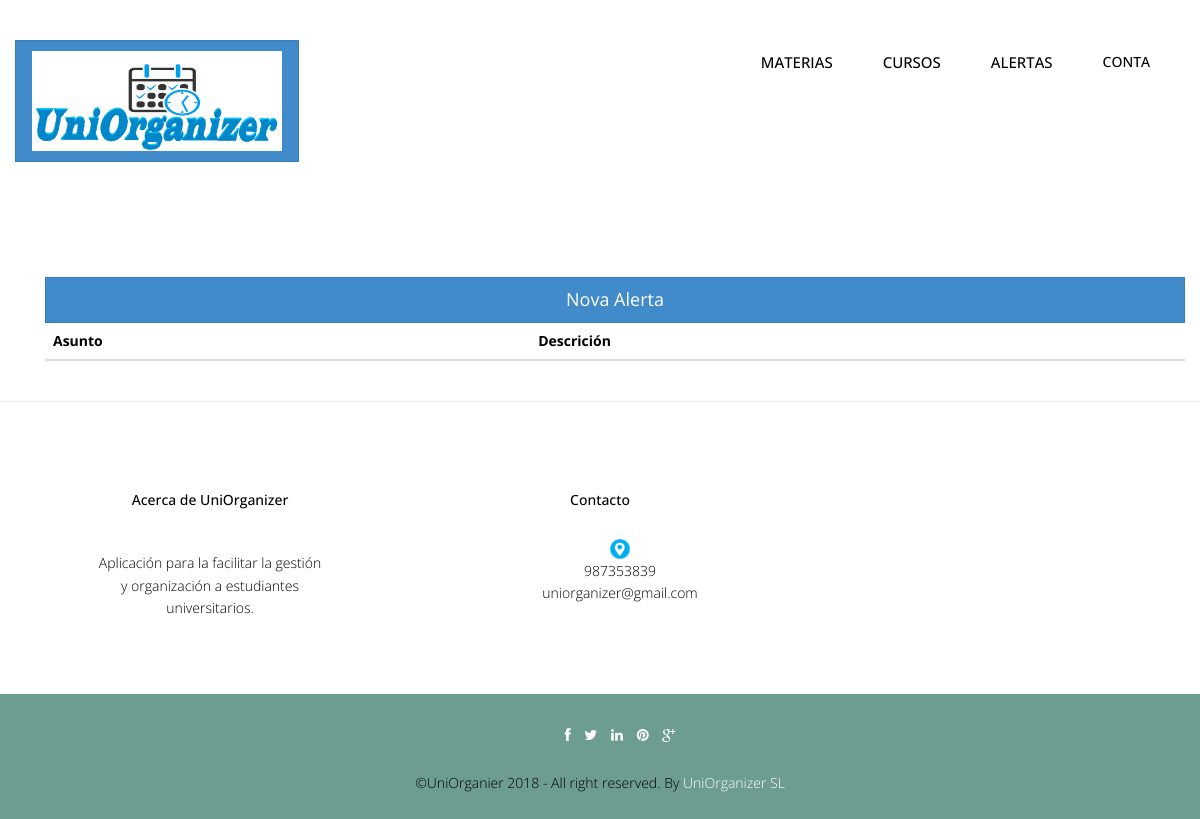
Before: /Controllers/ALERTA_Controller.php (signed in) with the older database file.
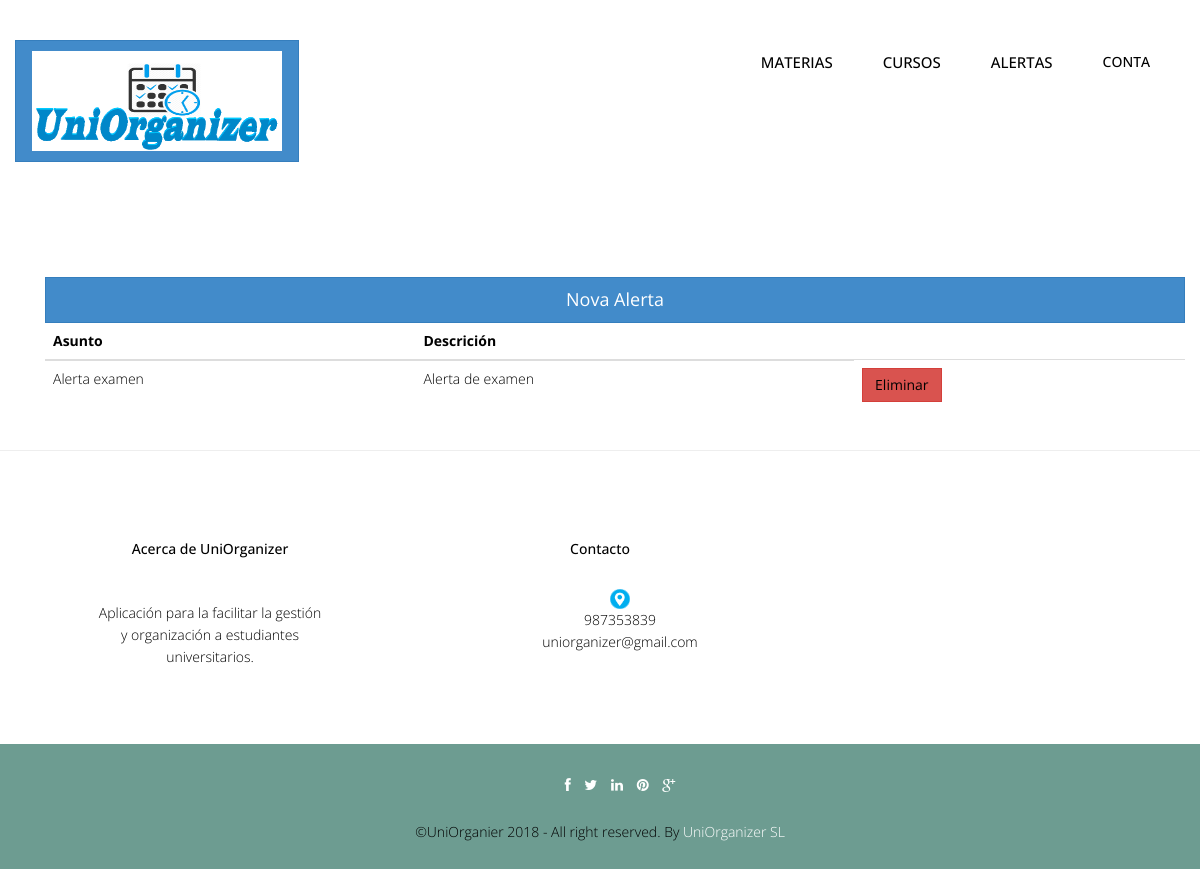
After: the same page with the newer database file.
### tables this page shows
CREATE TABLE `alerta` (
  `idAlerta` int(10) NOT NULL,
  `asuntoAlerta` varchar(45) NOT NULL,
  `descripcionAlerta` text NOT NULL
);

### Controllers/ALERTA_Controller.php (called while the page is built, shortened)
<?php
include '../Models/ALERTA_Model.php';
include '../Views/header.php';
switch ($_REQUEST['accion']) {
    default:
        if (!tienePermisos('ALERTA_Listar')) {
            new Mensaje('No tienes los permisos necesarios', '../Views/DEFAULT_Vista.php');
        } else {
			$tipoUsuario = ConsultarTipoUsuario($_SESSION['login']);
			if($tipoUsuario == 1){
				$idCalendario = ObtenerCalendario($_SESSION['login']);
				$alerta = new ALERTA_Model('', '', '', '', '');
				$datos = $alerta->ListarTodo();
				new ALERTA_Listar($datos, $tipoUsuario, '../Controllers/ALERTA_Controller.php');
			}else{
				$idCalendario = ObtenerCalendario($_SESSION['login']);
				$alerta = new ALERTA_Model('', '', '', '', $idCalendario);
				$datos = $alerta->Listar($idCalendario);
				new ALERTA_Listar($datos, $tipoUsuario, '../Controllers/ALERTA_Controller.php');
			}
        }
}
?>

### Models/ALERTA_Model.php (called while the page is built, shortened)
<?php
include '../Functions/LibraryFunctions.php';
class ALERTA_Model {
    var $mysqli;
    function ConectarBD() {
        $this->mysqli = new mysqli("localhost", "root", "", "uniorganizer");
    }
    function Listar($idCalendario) {
            $sql = "SELECT A.idAlerta, A.asuntoAlerta, A.descripcionAlerta FROM alerta as A, calendario_horas as C WHERE A.idAlerta=C.idAlerta AND C.idCalendario='" . $idCalendario . "'";
            if (!($resultado = $this->mysqli->query($sql))) {
                return 'Error en la consulta sobre la base de datos.';
            } else {
                $toret = array();
                $i = 0;
                while ($fila = $resultado->fetch_array()) {
                    $toret[$i] = $fila;
                    $i++;
                }
                return $toret;
            }
    }
}
?>

### Views/ALERTA_SHOWALL_Vista.php (the view, shortened to what this page needs)
<?php
class ALERTA_Listar {
    private $datos;
    function __construct($datos, $volver) {
        $this->datos = $datos;
        $this->render();
    }
	function render() {
        ?>
        <div class="container">
            <?php
            $lista = array( 'asuntoAlerta', 'descripcionAlerta');
            ?>
            <div class="container">
				<br>
                <div align='left'>
					<a href='ALERTA_Controller.php?accion=<?php echo $strings['Crear']; ?>'><button type="button" class="btn btn-primary btn-lg btn-block"><?php echo $strings['Crear'] ?></button></a>
                    <table class="table">
                        <thead class="thead-dark">
                            <tr>
                                <?php
                                foreach ($lista as $titulo) {
                                    echo "<th>";
                                    echo $strings[$titulo];
                                    echo "</th>";
                                }
                                echo "</tr>";
                                echo "</thead>";
                                echo "<tbody>";
									for ($j = 0; $j < count($this->datos); $j++) {
										echo "<tr>";
										foreach ($this->datos[$j] as $clave => $valor ){
											for ($i = 0; $i < count($lista); $i++) {
												if ($clave === $lista[$i]) {
													echo "<td>";
													if ($clave === 'asuntoAlerta') {
														?>
														<a href='ALERTA_Controller.php?idAlerta=<?php echo $this->datos[$j]['idAlerta'] . '&accion=' . $strings['Ver']; ?>'><?php echo $this->datos[$j]['asuntoAlerta'];?></a> <?php
													} else {
														echo $valor;
													}
													echo "</td>";
												}
											}
										}
										?>
										<td><button type="button" class="btn btn-danger"><a href='ALERTA_Controller.php?idAlerta=<?php echo $this->datos[$j]['idAlerta'] . '&accion=' . $strings['Borrar']; ?>'><?php echo $strings['Borrar']; ?></a></button></td>
										<?php
									}
                                ?>
                        </tbody>
                    </table>
                </div>
            </div>
        </div>
        <?php
        include '../Views/footer.php';
    }
}

Changed rows visible on the page:
now on this page (row edited): alerta: asuntoAlerta "Alerta examen", descripcionAlerta "Alerta de examen"
Other visible differences:
new list line: "Eliminar"
